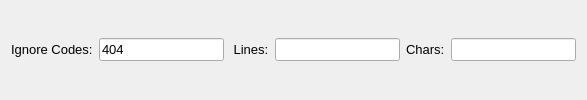
          <widget class="QWidget" name="tab_19">
           <attribute name="title">
            <string>Filtering</string>
           </attribute>
           <layout class="QVBoxLayout" name="verticalLayout">
            <item>
             <layout class="QHBoxLayout" name="horizontalLayout_2">
              <property name="spacing">
               <number>-1</number>
              </property>
              <property name="sizeConstraint">
               <enum>QLayout::SetMinimumSize</enum>
              </property>
              <property name="topMargin">
               <number>0</number>
              </property>
              <property name="rightMargin">
               <number>0</number>
              </property>
              <property name="bottomMargin">
               <number>0</number>
              </property>
              <item>
               <widget class="QLabel" name="label_17">
                <property name="font">
                 <font>
                  <pointsize>10</pointsize>
                  <weight>50</weight>
                  <bold>false</bold>
                 </font>
                </property>
                <property name="toolTip">
                 <string>&lt;html&gt;&lt;head&gt;&lt;meta name=&quot;qrichtext&quot; content=&quot;1&quot; /&gt;&lt;/head&gt;&lt;body style=&quot; white-space: pre-wrap; font-family:Lucida Grande; font-size:13pt; font-weight:400; font-style:normal; text-decoration:none;&quot;&gt;&lt;p style=&quot; margin-top:0px; margin-bottom:0px; margin-left:0px; margin-right:0px; -qt-block-indent:0; text-indent:0px;&quot;&gt;&lt;span style=&quot; font-size:10pt;&quot;&gt;Here you can specify which codes to ignore in the attack,&lt;/span&gt;&lt;/p&gt;&lt;p style=&quot; margin-top:0px; margin-bottom:0px; margin-left:0px; margin-right:0px; -qt-block-indent:0; text-indent:0px; font-size:10pt;&quot;&gt; with this we gain some speed and performance, and less &lt;/p&gt;&lt;p style=&quot; margin-top:0px; margin-bottom:0px; margin-left:0px; margin-right:0px; -qt-block-indent:0; text-indent:0px; font-size:10pt;&quot;&gt;clutter in the results.&lt;/p&gt;&lt;/body&gt;&lt;/html&gt;</string>
                </property>
                <property name="text">
                 <string>Ignore Codes:</string>
                </property>
               </widget>
              </item>
              <item>
               <widget class="QLineEdit" name="lineEdit">
                <property name="font">
                 <font>
                  <pointsize>10</pointsize>
                  <weight>50</weight>
                  <bold>false</bold>
                 </font>
                </property>
                <property name="toolTip">
                 <string>&lt;html&gt;&lt;head&gt;&lt;meta name=&quot;qrichtext&quot; content=&quot;1&quot; /&gt;&lt;style type=&quot;text/css&quot;&gt;
p, li { white-space: pre-wrap; }
&lt;/style&gt;&lt;/head&gt;&lt;body style=&quot; font-family:'Lucida Grande'; font-size:13pt; font-weight:400; font-style:normal; text-decoration:none;&quot;&gt;
&lt;p style=&quot;-qt-paragraph-type:empty; margin-top:0px; margin-bottom:0px; margin-left:0px; margin-right:0px; -qt-block-indent:0; text-indent:0px;&quot;&gt;&lt;/p&gt;&lt;/body&gt;&lt;/html&gt;</string>
                </property>
                <property name="text">
                 <string>404</string>
                </property>
               </widget>
              </item>
              <item>
               <widget class="QLabel" name="label_16">
                <property name="font">
                 <font>
                  <pointsize>10</pointsize>
                  <weight>50</weight>
                  <bold>false</bold>
                 </font>
                </property>
                <property name="toolTip">
                 <string>&lt;html&gt;&lt;head&gt;&lt;meta name=&quot;qrichtext&quot; content=&quot;1&quot; /&gt;&lt;style type=&quot;text/css&quot;&gt;
p, li { white-space: pre-wrap; }
&lt;/style&gt;&lt;/head&gt;&lt;body style=&quot; font-family:'Lucida Grande'; font-size:13pt; font-weight:400; font-style:normal;&quot;&gt;
&lt;p style=&quot; margin-top:0px; margin-bottom:0px; margin-left:0px; margin-right:0px; -qt-block-indent:0; text-indent:0px;&quot;&gt;&lt;span style=&quot; font-size:10pt;&quot;&gt;Here you can specify which codes,lines or char lengths to ignore in the attack,&lt;/span&gt;&lt;/p&gt;
&lt;p style=&quot; margin-top:0px; margin-bottom:0px; margin-left:0px; margin-right:0px; -qt-block-indent:0; text-indent:0px; font-size:10pt;&quot;&gt;with this we gain some speed and performance, and less &lt;/p&gt;
&lt;p style=&quot; margin-top:0px; margin-bottom:0px; margin-left:0px; margin-right:0px; -qt-block-indent:0; text-indent:0px; font-size:10pt;&quot;&gt;clutter in the results.&lt;/p&gt;
&lt;p style=&quot; margin-top:0px; margin-bottom:0px; margin-left:0px; margin-right:0px; -qt-block-indent:0; text-indent:0px; font-size:10pt;&quot;&gt;Multiples values, separated by commas. Ex: 301,404&lt;/p&gt;&lt;/body&gt;&lt;/html&gt;</string>
                </property>
                <property name="text">
                 <string> Lines:</string>
                </property>
               </widget>
              </item>
              <item>
               <widget class="QLineEdit" name="lineLines">
                <property name="font">
                 <font>
                  <pointsize>10</pointsize>
                 </font>
                </property>
                <property name="toolTip">
                 <string>&lt;html&gt;&lt;head&gt;&lt;meta name=&quot;qrichtext&quot; content=&quot;1&quot; /&gt;&lt;style type=&quot;text/css&quot;&gt;
p, li { white-space: pre-wrap; }
&lt;/style&gt;&lt;/head&gt;&lt;body style=&quot; font-family:'Lucida Grande'; font-size:13pt; font-weight:400; font-style:normal;&quot;&gt;
&lt;p style=&quot; margin-top:0px; margin-bottom:0px; margin-left:0px; margin-right:0px; -qt-block-indent:0; text-indent:0px;&quot;&gt;&lt;span style=&quot; font-size:10pt;&quot;&gt;Here you can specify which codes,lines or char lengths to ignore in the attack,&lt;/span&gt;&lt;/p&gt;
&lt;p style=&quot; margin-top:0px; margin-bottom:0px; margin-left:0px; margin-right:0px; -qt-block-indent:0; text-indent:0px; font-size:10pt;&quot;&gt;with this we gain some speed and performance, and less &lt;/p&gt;
&lt;p style=&quot; margin-top:0px; margin-bottom:0px; margin-left:0px; margin-right:0px; -qt-block-indent:0; text-indent:0px; font-size:10pt;&quot;&gt;clutter in the results.&lt;/p&gt;
&lt;p style=&quot; margin-top:0px; margin-bottom:0px; margin-left:0px; margin-right:0px; -qt-block-indent:0; text-indent:0px; font-size:10pt;&quot;&gt;Multiples values, separated by commas. Ex: 301,404&lt;/p&gt;&lt;/body&gt;&lt;/html&gt;</string>
                </property>
               </widget>
              </item>
              <item>
               <widget class="QLabel" name="label_62">
                <property name="font">
                 <font>
                  <pointsize>10</pointsize>
                  <weight>50</weight>
                  <bold>false</bold>
                 </font>
                </property>
                <property name="toolTip">
                 <string>&lt;html&gt;&lt;head&gt;&lt;meta name=&quot;qrichtext&quot; content=&quot;1&quot; /&gt;&lt;style type=&quot;text/css&quot;&gt;
p, li { white-space: pre-wrap; }
&lt;/style&gt;&lt;/head&gt;&lt;body style=&quot; font-family:'Lucida Grande'; font-size:13pt; font-weight:400; font-style:normal;&quot;&gt;
&lt;p style=&quot; margin-top:0px; margin-bottom:0px; margin-left:0px; margin-right:0px; -qt-block-indent:0; text-indent:0px;&quot;&gt;&lt;span style=&quot; font-size:10pt;&quot;&gt;Here you can specify which codes,lines or char lengths to ignore in the attack,&lt;/span&gt;&lt;/p&gt;
&lt;p style=&quot; margin-top:0px; margin-bottom:0px; margin-left:0px; margin-right:0px; -qt-block-indent:0; text-indent:0px; font-size:10pt;&quot;&gt;with this we gain some speed and performance, and less &lt;/p&gt;
&lt;p style=&quot; margin-top:0px; margin-bottom:0px; margin-left:0px; margin-right:0px; -qt-block-indent:0; text-indent:0px; font-size:10pt;&quot;&gt;clutter in the results.&lt;/p&gt;
&lt;p style=&quot; margin-top:0px; margin-bottom:0px; margin-left:0px; margin-right:0px; -qt-block-indent:0; text-indent:0px; font-size:10pt;&quot;&gt;Multiples values, separated by commas. Ex: 301,404&lt;/p&gt;&lt;/body&gt;&lt;/html&gt;</string>
                </property>
                <property name="text">
                 <string>Chars:</string>
                </property>
               </widget>
              </item>
              <item>
               <widget class="QLineEdit" name="lineChars">
                <property name="font">
                 <font>
                  <pointsize>10</pointsize>
                 </font>
                </property>
                <property name="toolTip">
                 <string>&lt;html&gt;&lt;head&gt;&lt;meta name=&quot;qrichtext&quot; content=&quot;1&quot; /&gt;&lt;style type=&quot;text/css&quot;&gt;
p, li { white-space: pre-wrap; }
&lt;/style&gt;&lt;/head&gt;&lt;body style=&quot; font-family:'Lucida Grande'; font-size:13pt; font-weight:400; font-style:normal;&quot;&gt;
&lt;p style=&quot; margin-top:0px; margin-bottom:0px; margin-left:0px; margin-right:0px; -qt-block-indent:0; text-indent:0px;&quot;&gt;&lt;span style=&quot; font-size:10pt;&quot;&gt;Here you can specify which codes,lines or char lengths to ignore in the attack,&lt;/span&gt;&lt;/p&gt;
&lt;p style=&quot; margin-top:0px; margin-bottom:0px; margin-left:0px; margin-right:0px; -qt-block-indent:0; text-indent:0px; font-size:10pt;&quot;&gt;with this we gain some speed and performance, and less &lt;/p&gt;
&lt;p style=&quot; margin-top:0px; margin-bottom:0px; margin-left:0px; margin-right:0px; -qt-block-indent:0; text-indent:0px; font-size:10pt;&quot;&gt;clutter in the results.&lt;/p&gt;
&lt;p style=&quot; margin-top:0px; margin-bottom:0px; margin-left:0px; margin-right:0px; -qt-block-indent:0; text-indent:0px; font-size:10pt;&quot;&gt;Multiples values, separated by commas. Ex: 301,404&lt;/p&gt;&lt;/body&gt;&lt;/html&gt;</string>
                </property>
               </widget>
              </item>
             </layout>
            </item>
           </layout>
          </widget>
